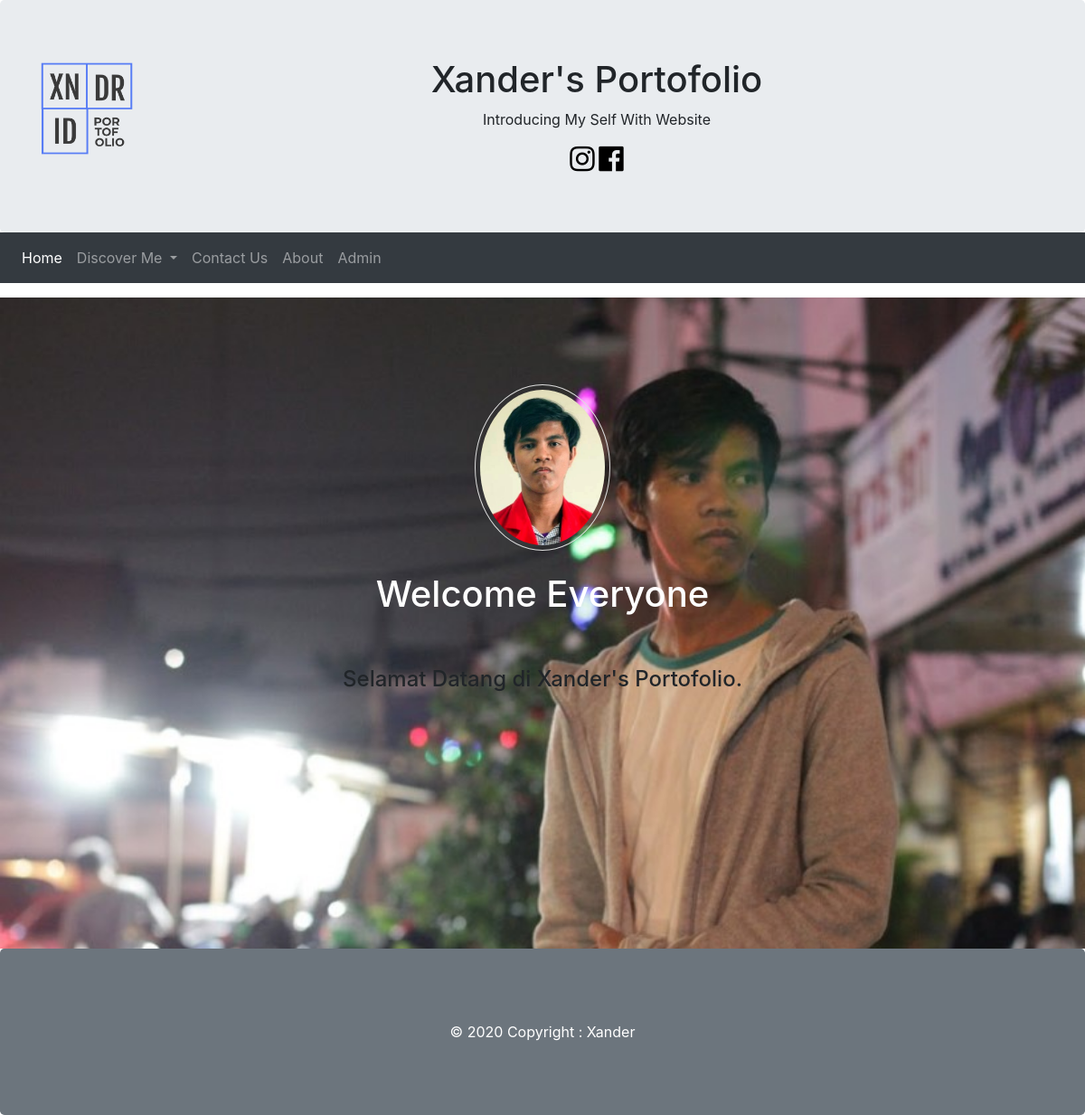
The app's page /home.php with its own data.
### tables this page shows
CREATE TABLE `halaman` (
  `kode_hlmn` varchar(10) NOT NULL,
  `judul_hlmn` varchar(255) NOT NULL,
  `isi_hlmn` text NOT NULL
);

### home.php (the view, shortened to what this page needs)
<!DOCTYPE html>
<html lang="en">
<head>
    <link rel="stylesheet" href="https://maxcdn.bootstrapcdn.com/bootstrap/4.5.2/css/bootstrap.min.css">
    <link rel="stylesheet" href="https://maxcdn.bootstrapcdn.com/font-awesome/4.4.0/css/font-awesome.min.css">
</head>
<body>
    <?php
        include_once "koneksi.php";
    ?>
    <div class="jumbotron text-center" style="margin-bottom:0">
        <img src="images/logo.png" class="float-left pr-6 pl-2 pb-3" width=120px>
        <h1>Xander's Portofolio</h1>
        <p>Introducing My Self With Website</p>
        <a href="https://instagram.com/alexndrmgw"><i class="fa fa-instagram fa-2x" style="color: black"></i></a>
        <a href="https://facebook.com"><i class="fa fa-facebook-official fa-2x" style="color: black"></i></a>
    </div>
    <nav class="navbar navbar-expand-sm bg-dark navbar-dark">
        <ul class="navbar-nav">
            <li class="nav-item active">
                <a class="nav-link" href="home.php">Home</a>
            </li>
            <li class="nav-item dropdown">
              <a class="nav-link dropdown-toggle" href="#" id="navbardrop" data-toggle="dropdown">
                Discover Me
              </a>
            </li>
            <li class="nav-item">
                <a class="nav-link" href="contact.php">Contact Us</a>
            </li>
            <li class="nav-item">
              <a class="nav-link" href="about.php">About</a>
            </li>
            <li class="nav-item">
              <a class="nav-link" href="admin.php">Admin</a>
            </li>
        </ul>
    </nav>
    <div class="bg">
        <div class="container">
            <div class="row mb-3 mt-3">
                <div class="col-md-12">
                    <br><br><br><br>
                    <img src="images/2018071038.jpeg" style="border: 1px solid #ddd; border-radius: 50%; padding: 5px;width: 150px; display: block;margin-left: auto;margin-right: auto;">
                    <br>
                    <?php
                        $strSQL = "SELECT * FROM halaman where kode_hlmn='hal001'";
                        $runStrSQL = mysqli_query($conn,$strSQL);
                        while ($hasil=mysqli_fetch_array($runStrSQL)){
                    ?>
                    <h1 style="text-align: center;color: white"><?php echo $hasil['judul_hlmn'] ?></h1>
                    <br>
                    <br>
                        <h4 style="text-align: center;"><?php echo $hasil['isi_hlmn'] ?></h4>
                    <br>
                    <br>
                    <?php
                    }
                    ?>
                </div>
            </div>
        </div>
    </div>
    <?php
        include_once "footer.php";
    ?>
</body>
</html>

### home.php (style rules this page uses)
body, html { height: 100%; margin: 0; }
.bg { background-image: url("images/pp_full.jpg"); height: 90%; background-position: center; background-repeat: no-repeat; background-size: cover; position: relative; }

### records on screen
halaman: judul_hlmn "Welcome Everyone", isi_hlmn "Selamat Datang di Xander's Portofolio."
